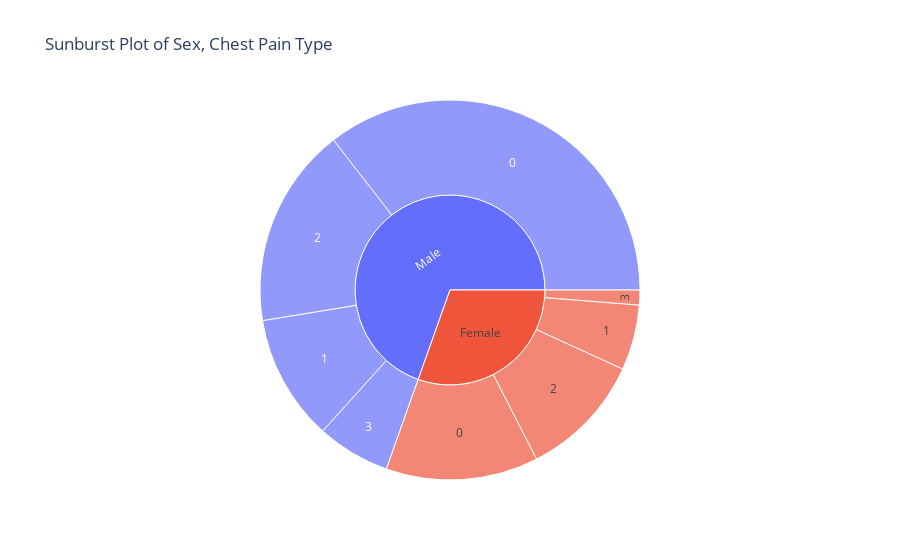

Source (notebook cell):
### Code cell
import pandas as pd
import plotly.express as px


# Aggregate the data to form hierarchical structure
sunburst_data = df.groupby(['sex', 'cp']).size().reset_index(name='count')

# Rename the 'sex', 'cp', and 'thalach' values for better interpretation
sunburst_data['sex'] = sunburst_data['sex'].map({0: 'Female', 1: 'Male'})
sunburst_data['cp'] = sunburst_data['cp'].astype(str)  # Convert to string for better representation

# Create the Sunburst plot using Plotly
fig = px.sunburst(sunburst_data, path=['sex', 'cp'], values='count', 
                  title='Sunburst Plot of Sex, Chest Pain Type')
fig.show()

### Figure 1 — Plotly figure (JSON) as saved in the notebook; plotly's stock layout.template omitted (floating-point values rounded to 4 significant figures)
{"data": [{"branchvalues": "total", "domain": {"x": [0, 1], "y": [0, 1]}, "hovertemplate": "labels=%{label}<br>count=%{value}<br>parent=%{parent}<br>id=%{id}<extra></extra>", "ids": ["Female/0", "Male/0", "Female/1", "Male/1", "Female/2", "Male/2", "Female/3", "Male/3", "Female", "Male"], "labels": ["0", "0", "1", "1", "2", "2", "3", "3", "Female", "Male"], "name": "", "parents": ["Female", "Male", "Female", "Male", "Female", "Male", "Female", "Male", "", ""], "type": "sunburst", "values": [133, 364, 57, 110, 109, 175, 13, 64, 312, 713]}], "layout": {"legend": {"tracegroupgap": 0}, "title": {"text": "Sunburst Plot of Sex, Chest Pain Type"}}}
